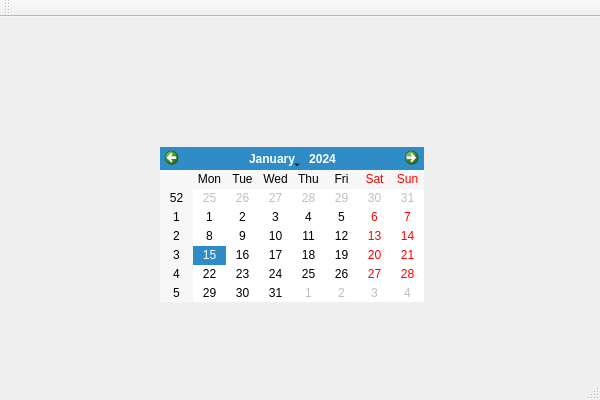
<?xml version="1.0" encoding="UTF-8"?>
<ui version="4.0">
 <class>qtLinkerClass</class>
 <widget class="QMainWindow" name="qtLinkerClass">
  <property name="geometry">
   <rect>
    <x>0</x>
    <y>0</y>
    <width>600</width>
    <height>400</height>
   </rect>
  </property>
  <property name="windowTitle">
   <string>qtLinker</string>
  </property>
  <widget class="QWidget" name="centralWidget">
   <widget class="QCalendarWidget" name="calendarWidget">
    <property name="geometry">
     <rect>
      <x>160</x>
      <y>130</y>
      <width>264</width>
      <height>155</height>
     </rect>
    </property>
   </widget>
  </widget>
  <widget class="QMenuBar" name="menuBar">
   <property name="geometry">
    <rect>
     <x>0</x>
     <y>0</y>
     <width>600</width>
     <height>21</height>
    </rect>
   </property>
  </widget>
  <widget class="QToolBar" name="mainToolBar">
   <attribute name="toolBarArea">
    <enum>TopToolBarArea</enum>
   </attribute>
   <attribute name="toolBarBreak">
    <bool>false</bool>
   </attribute>
  </widget>
  <widget class="QStatusBar" name="statusBar"/>
 </widget>
 <layoutdefault spacing="6" margin="11"/>
 <resources>
  <include location="qtlinker.qrc"/>
 </resources>
 <connections/>
</ui>
